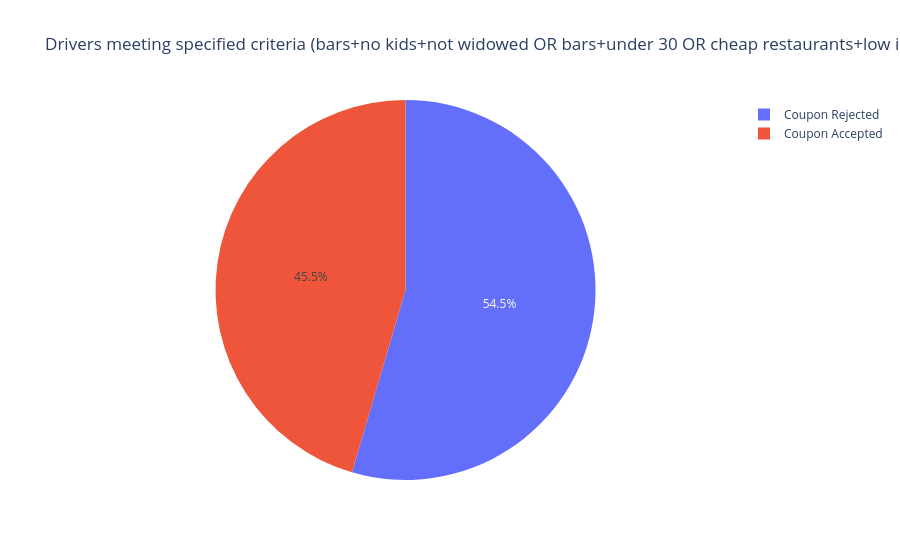

Here is the notebook cell this chart was saved with:
### Markdown cell above
6. Compare the acceptance rates between those drivers who:

- go to bars more than once a month, had passengers that were not a kid, and were not widowed *OR*
- go to bars more than once a month and are under the age of 30 *OR*
- go to cheap restaurants more than 4 times a month and income is less than 50K.

### Code cell
# Group 1: Go to bars more than once a month, had passengers that were not a kid, and were not widowed
group1 = data[(data['Bar'].isin(['4-8', 'gt8', '1~3'])) & 
              (data['passanger'] != 'Kid(s)') & 
              (data['maritalStatus'] != 'Widowed')]

# Group 2: Go to bars more than once a month and are under the age of 30
data['age'] = pd.to_numeric(data['age'], errors='coerce')
group2 = data[(data['Bar'].isin(['4-8', 'gt8', '1~3'])) & 
              (data['age'] < 30)]

#Count coupon acceptance for all groups
group1_coupons_accepted = group1['Y'].value_counts()
print("Acceptance by group 1")
print(group1_coupons_accepted)

fig1 = px.pie(group1, 
              values=group1_coupons_accepted, 
              names=['Coupon Rejected','Coupon Accepted'],
              title="Drivers meeting specified criteria (bars+no kids+not widowed OR bars+under 30 OR cheap restaurants+low income)")
fig1.show()

group2_coupons_accepted = group2['Y'].value_counts()

print("Acceptance by group 2")
print(group2_coupons_accepted)
fig2 = px.pie(group2, 
              values=group2_coupons_accepted, 
              names=['Coupon Rejected','Coupon Accepted'],
              title="Drivers than go to bars more than once a month and are under the age of 30")
fig2.show()

### Figure 1 — Plotly figure (JSON) as saved in the notebook; plotly's stock layout.template omitted (floating-point values rounded to 4 significant figures)
{"data": [{"domain": {"x": [0, 1], "y": [0, 1]}, "hovertemplate": "label=%{label}<br>value=%{value}<extra></extra>", "labels": ["Coupon Rejected", "Coupon Accepted"], "legendgroup": "", "name": "", "showlegend": true, "type": "pie", "values": [12, 10]}], "layout": {"legend": {"tracegroupgap": 0}, "title": {"text": "Drivers meeting specified criteria (bars+no kids+not widowed OR bars+under 30 OR cheap restaurants+low income)"}}}
